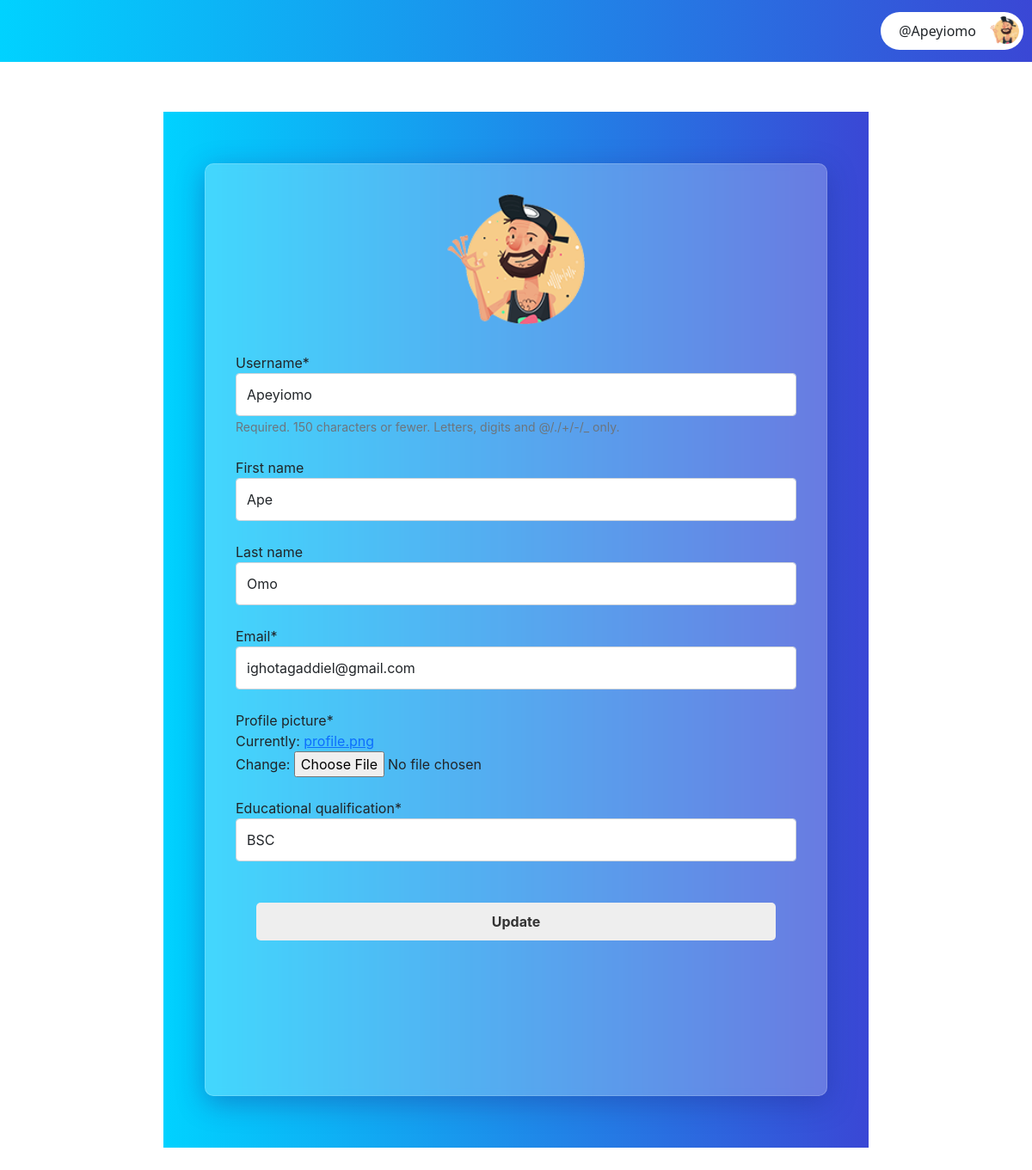
/judges/en/profile/update/ (signed in), run on an earlier commit of the app's database.
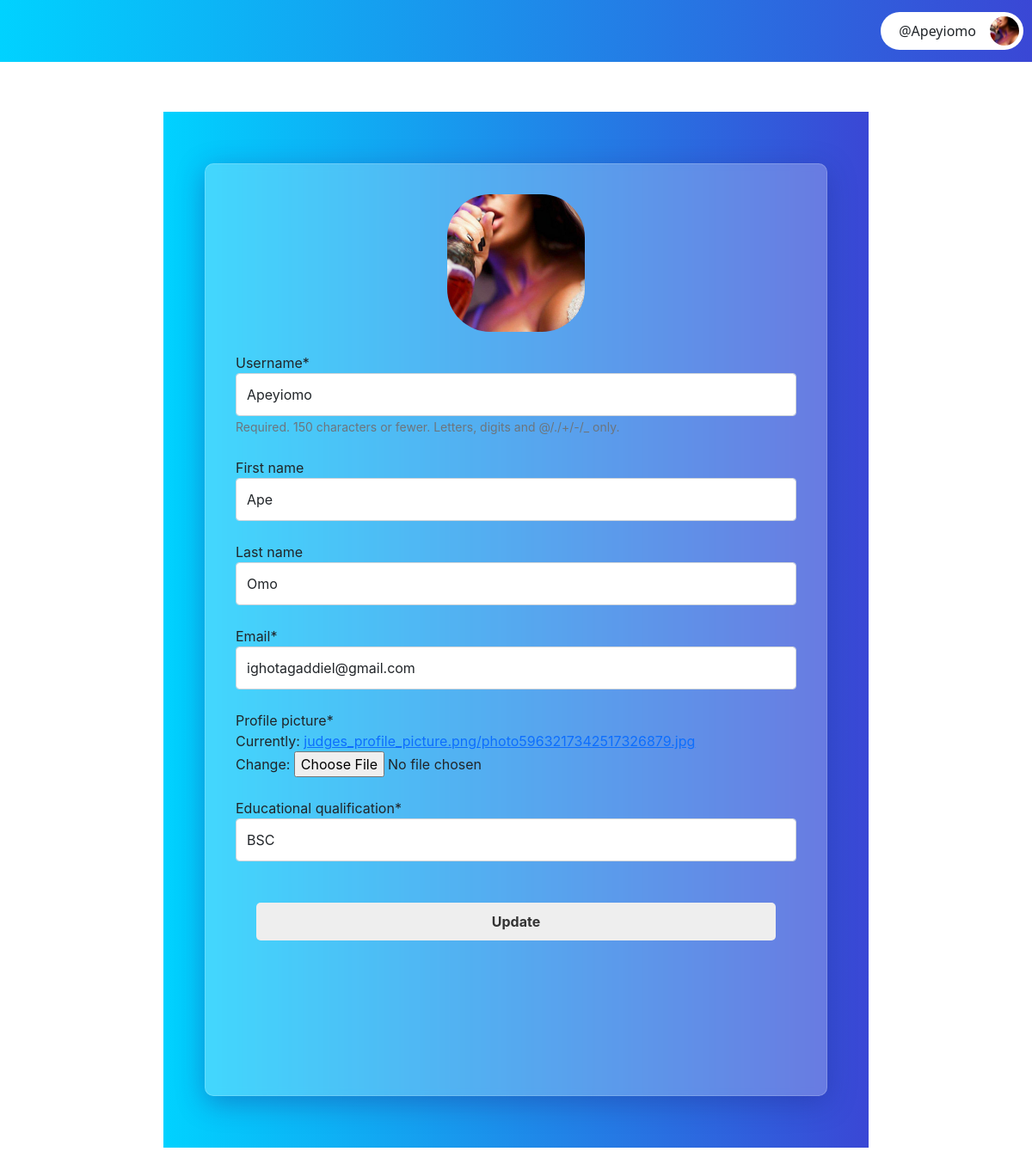
And on a later commit of the database.
### core/models.py (models this page shows, shortened)
class CustomUser(AbstractUser):
    GENDER = [
        ('Male', 'Male'),
        ('Female', 'Female'),
    ]
    id =  models.UUIDField(unique=True, primary_key=True, default=uuid.uuid4, editable=False)
    email = models.EmailField(unique=True)
    gender = models.CharField(max_length=6, choices=GENDER, default=GENDER[0])
    dob = models.DateField(null=True)
    is_participant = models.BooleanField(default=False)
    is_judge = models.BooleanField(default=False)
    is_admin = models.BooleanField(default=False)

### judges/models.py (models this page shows, shortened)
class JudgeProfile(models.Model):
    QUALIFICATION = [
        ('ND', 'ND'),
        ('HND', 'HND'),
        ('BSC', 'BSC'),
        ('MSc', 'MSc'),
        ('Phd', 'Phd'),
    ]
    id = models.UUIDField(default=uuid.uuid4, unique=True, editable=False, primary_key=True)
    user = models.OneToOneField(CustomUser, on_delete=models.CASCADE)
    profile_picture = models.ImageField(upload_to="judges_profile_picture.png", default="profile.png")
    educational_qualification = models.CharField(max_length=20, choices=QUALIFICATION)

### judges/views.py (the view, shortened to what this page needs)
# urls.py: path('profile/update/', JudgesProfileUpdate.as_view(), name="judges_profile_update"),
class JudgesProfileUpdate(LoginRequiredMixin, UserPassesTestMixin, View):
    def get(self, request, *args, **kwargs):
        template_name = "participants/profile_update.html"
        judge_profile = JudgeProfile.objects.get(user=self.request.user)
        context = {
            "main_form": UserUpdateForm(instance=request.user),
            "secondary_form": JudgesUpdateForm(instance=request.user.judgeprofile),
            "polls" : JudgesPoll.objects.filter(judge=judge_profile),
        }
        return render(request, template_name, context)
    def test_func(self) -> Optional[bool]:
        if not self.request.user.is_judge:
            return False
        return True

### core/forms.py
class UserUpdateForm(forms.ModelForm):
    class Meta:
        model = CustomUser
        fields = [
            'username',
            'first_name',
            'last_name',
            'email',
        ]

### judges/forms.py
class JudgesUpdateForm(forms.ModelForm):
    class Meta:
        model = JudgeProfile
        exclude = ["user"]

### participants/templates/participants/profile_update.html (shortened to what this page needs)
{% extends 'participants/dashboard.html' %}
{% load crispy_forms_tags %}
{% load static %}
{% block dashboard_content %}
<div class="main-content p-3 mt-4">
    <div class="profile-wrapper">
        <div class="auth-form-container p-5">
            <form method="POST" enctype="multipart/form-data">
                <div class="p-image mx-auto p-image-lg animate__animated animate__zoomIn animate__faster">
                    {% if user.is_participant %}
                    <img src="{{ user.participant.image.url }}" alt="participant_image">
                    {% elif user.is_judge %}
                    <img src="{{ user.judgeprofile.profile_picture.url }}" alt="judges_profile">
                    {% endif %}
                </div>
                {% for field in main_form %}
                <div class="form-floating mt-4">
                    {{ field|as_crispy_field }}
                </div>
                {% endfor %}
                {% for field in secondary_form %}
                <div class="form-floating mt-4">
                    {{ field|as_crispy_field }}
                </div>
                {% endfor %}
                <div class="form-group mt-4 p-4">
                    <input type="submit" value="Update" class="auth-btn">
                </div>
            </form>
        </div>
    </div>
</div>
{% endblock %}

### participants/templates/participants/dashboard.html (shortened to what this page needs)
{% extends 'core/base.html' %}
{% load static %}
{% load crispy_forms_tags %}
{% block content %}
<div id="main">
    <header>
        <div class="header-content">
            <div class="d-flex justify-content-between align-items-center pl-4 pr-4">
                <div class="menu-btn-container">
                    <button class="menu-btn" onclick="openNav()"><i class="fa fa-bars"></i></button>
                </div>
                <div class="header-controls">
                    {% if user.is_participant %}
                    <a href="{% url 'participant_dashboard' %}" class="text-light"><i class="fa fa-home"></i></a>
                    <a href="{% url 'participant_profile' %}" class="text-light mx-3"><i class="fa fa-user"></i></a>
                    {% elif user.is_judge %}
                    <a href="{% url 'judges_dashboard' %}" class="text-light"><i class="fa fa-home"></i></a>
                    <a href="{% url 'judges_profile' %}" class="text-light mx-3"><i class="fa fa-user"></i></a>
                    {% endif %}
                    <a href="{% url 'logout' %}" class="text-danger ml-3"><i class="fa fa-sign-out-alt"></i></a>
                </div>
                <div class="avatar d-flex align-items-center profile_btn ">
                    <button class="d-flex align-items-center justify-content-center" id="toggleProfile"
                        data-toggle="false">
                        <span class="text-dark mx-3"> @{{ user.username }}</span>
                        <div class="p-image">
                            {% if user.is_participant %}
                            <img src="{{ user.participant.image.url }}" alt="participant_image">
                            {% elif user.is_judge %}
                            <img src="{{ user.judgeprofile.profile_picture.url }}" alt="judges_profile">
                            {% endif %}
                        </div>
                    </button>
                </div>
            </div>
        </div>
    </header>
    <main>
        <div class="main-wrapper">
            <div class="d-flex">
                {% block dashboard_content %}{% endblock %}
            </div>
        </div>
    </main>
</div>
{% endblock %}

What changed in the data, as far as the page shows it:
changed CustomUser "Apeyiomo": judgeprofile.profile_picture: picture added in place of a placeholder
Also different on the page:
text no longer shown: "Profile picture Currently: profile.png Change:"
text now shown: "Profile picture Currently: judges_profile_picture.png/photo5963217342517326879.jpg Change:"
